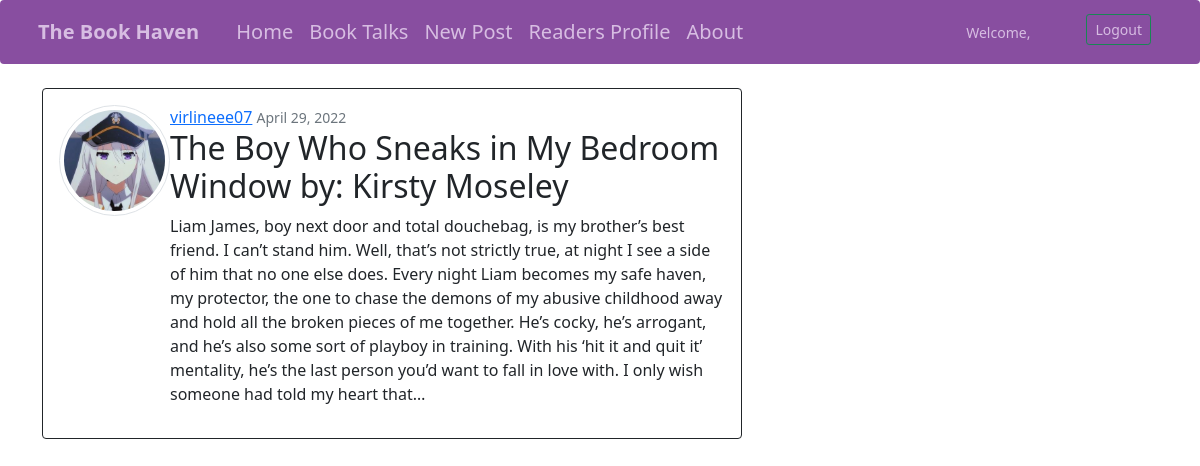
/post/post/28/, run on the app's committed database.
### book/models.py (models this page shows, shortened)
class Post(models.Model):
    title = models.CharField(max_length=100)
    content = models.TextField()
    date_posted = models.DateTimeField(default=timezone.now)
    author = models.ForeignKey(User, on_delete=models.CASCADE)

### users/models.py (models this page shows, shortened)
class Profile(models.Model):
    user = models.OneToOneField(User, on_delete=models.CASCADE)
    image = models.ImageField(default='default.jpg', upload_to='profile_pics')

### book/views.py (the view)
# urls.py: path('post/<int:pk>/', PostDetailView.as_view(), name='post-detail'),
class PostDetailView(DetailView):
    model = Post

### book/templates/book/post_detail.html (shortened to what this page needs)
{% extends 'dashboard/base.html' %}
{% block content %}
<div class="card mb-3 p-3 mt-4 border-dark" style="max-width: 700px;">
  <div class="row g-0">
    <div class="col-md-2">
      <img src="{{ object.author.profile.image.url }}" class="rounded-circle account-img img-thumbnail">
    </div>
    <div class="col-md-10">
      <div class="media-body">
        <a class="mr-1" href="#">{{ object.author }}</a>
        <small class="text-muted">{{ object.date_posted|date:"F d, Y" }}</small>
      </div>
      <h2 class="article-title">{{ object.title }}</h2>
     <p class="article-content">{{ object.content }}</p>
    </div>
  </div>
</div>
{% endblock content %}

### data on the page
Post: author.profile.image (picture), author "virlineee07", date_posted "April 29, 2022", title "The Boy Who Sneaks in My Bedroom Window by: Kirsty Moseley", content "Liam James, boy next door and total douchebag, is my brother’s best friend. I can’t stand him. Well, that’s not strictly true, at night I see a side of him that no one else does. Every night Liam becomes my safe haven, my protector, the one to chase the demons of my abusive childhood away and hold all the broken pieces of me together. He’s cocky, he’s arrogant, and he’s also some sort of playboy in training. With his ‘hit it and quit it’ mentality, he’s the last person you’d want to fall in love with. I only wish someone had told my heart that…"
